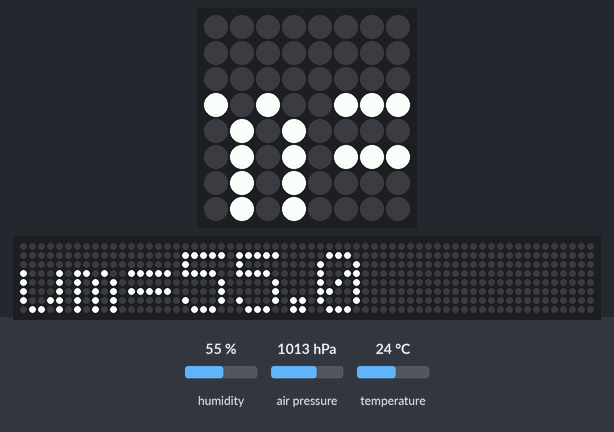
Bench run of a program on a simulated Raspberry Pi (BCM pin numbers) with a Sense HAT. Parts: the Sense HAT's 8×8 RGB LED matrix, a strip that is not on the board, showing the scrolling text unrolled. Inputs (shaded band) come from the test bench; at power-on: air pressure 1013 hPa, temperature 24 °C, humidity 55 %. The 64×8 strip is a reading aid, not a part: it shows the text the matrix is scrolling, unrolled, one strip-width of it at a time.

Above: at 13.8 s.
13.9 s: air pressure set to 952 hPa
At 23.64 s:
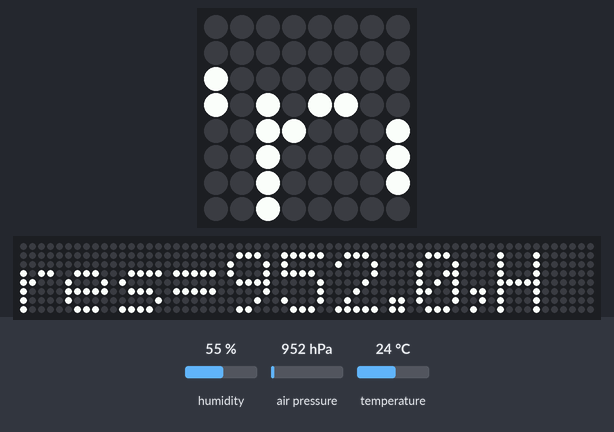
26.5 s: temperature set to 12 °C
At 34.32 s:
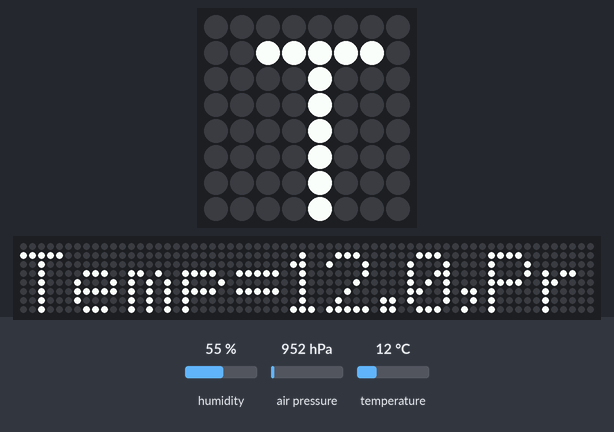
39.1 s: temperature set to 19 °C
At 50.84 s:
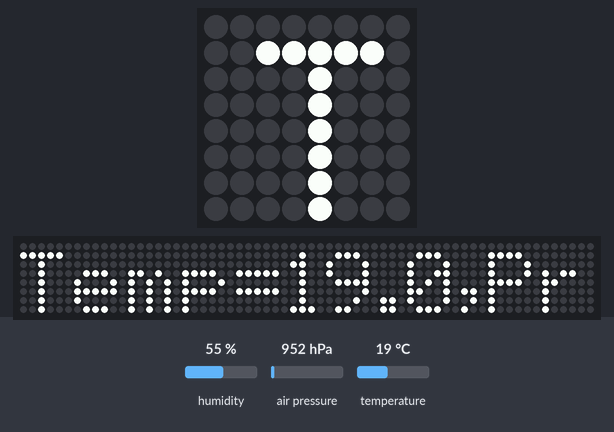

The program:

ejercicio_7.py
```python
#!/usr/bin/python


import time
import sys
from sense_hat import SenseHat

sense = SenseHat()


sense.clear()


while True:
	try:
		t=sense.get_temperature()
		p=sense.get_pressure()
		h=sense.get_humidity()
		t=round(t,1)
		p=round(p,1)
		h=round(h,1)
		#if t > 18 and t < 26:
		#	bg = [0, 100, 0]  # green
		#else:
	 	#	bg = [100, 0, 0]  # red
		#msg = "Temperature = {0}, Pressure = {1}, Humidity = {2}".format(t, p, h)
 		#sense.show_message(msg, scroll_speed=0.05, back_colour=bg)

		msg="Temp={0},Pres={1},Hum={2}".format(t,p,h)
		sense.show_message(msg,scroll_speed=0.1)
	except KeyboardInterrupt:
		sense.clear()
		sys.exit()
```
